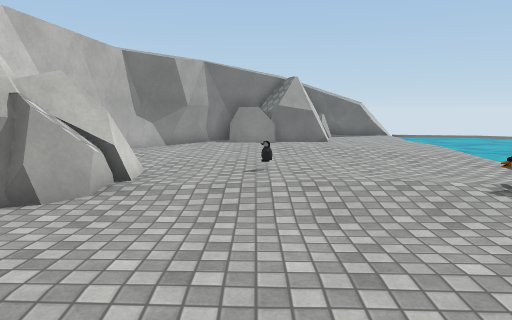
[1] (above)

13 first-person views from a walk through a scene from a Unity 3-D project. The camera is 1.5 m above the floor, tilts 8° down and sees 70° across. The floor is counted in squares, 1 m on a side. Each view is taken from the middle of a square. On the plan, view 1 faces up. The plan holds only what a view shows up to about 16 squares ahead; the rest is blank. The place goes on beyond the plan. Surface patterns are stand-ins for the level's own textures.

[2]
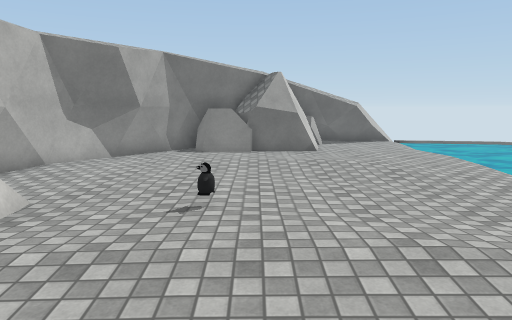

[3]
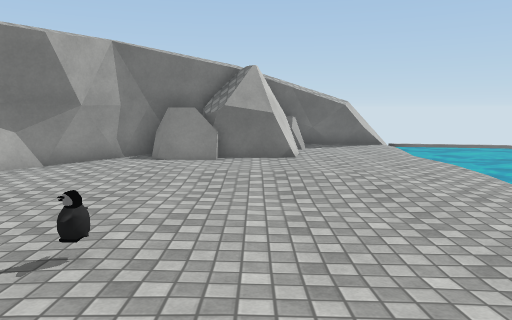

[4]
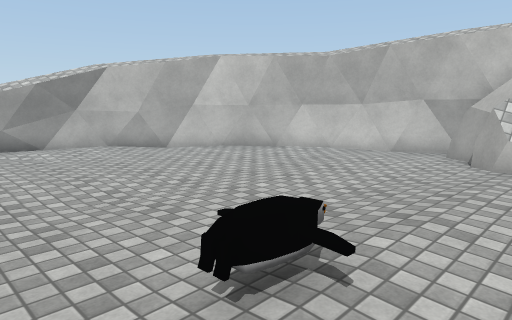

[5]
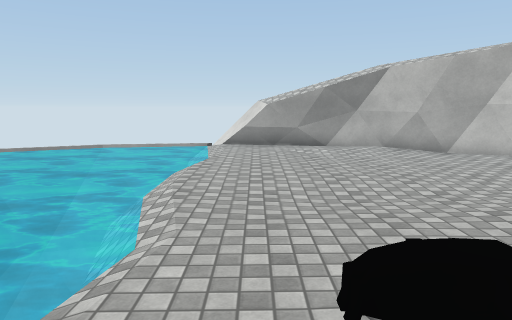

[6]
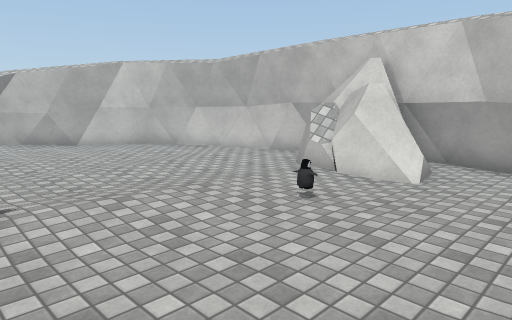

[7]
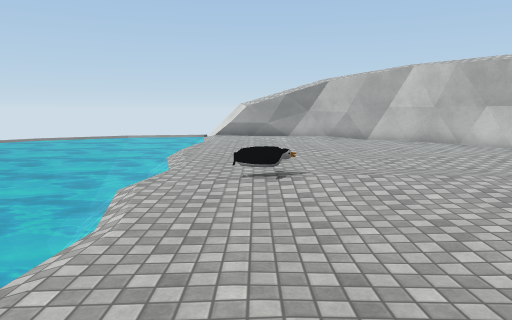

[8]
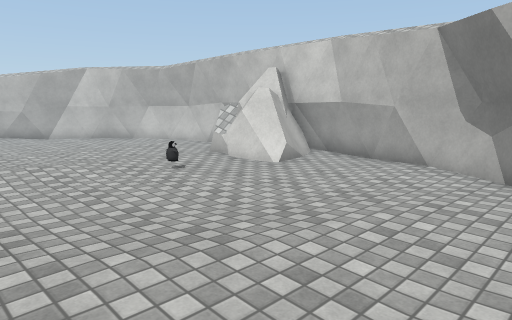

[9]
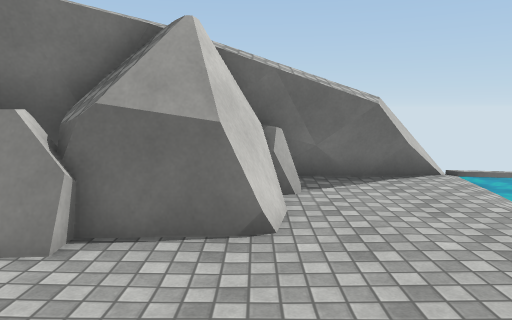

[10]
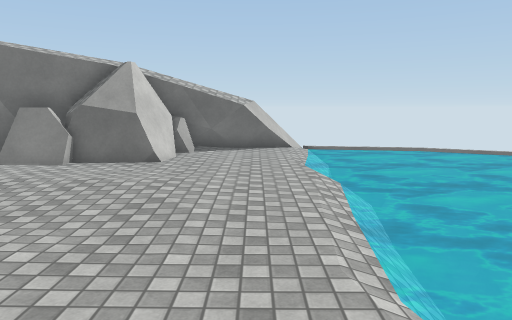

[11]
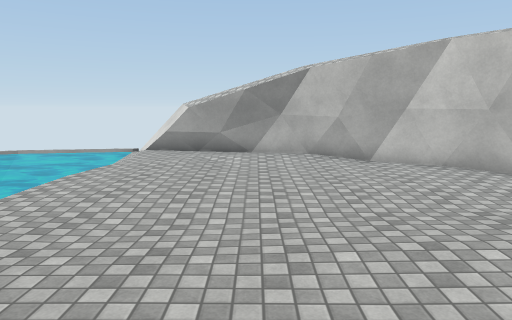

[12]
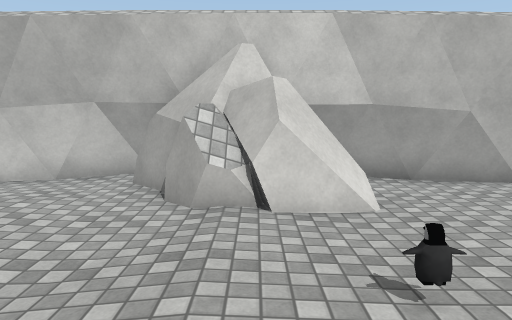

[13]
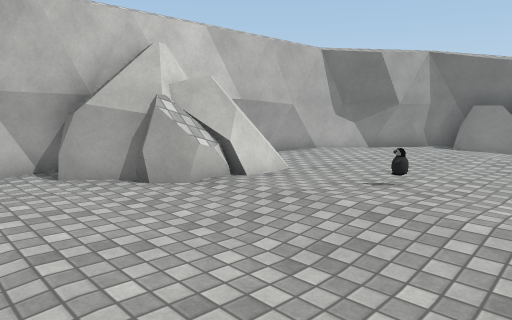

### Floor plan
Key: @ floor where view 1 was taken; # wall or solid block; x gap in a wall; . main floor; : floor 0.25 m higher than the main floor; - floor 0.25 m lower than the main floor; ~ water the walk can cross; ≈ water the walk keeps out of; O other object.
Columns run from 6 left of view 1 to 9 right of it. Each row starts with its distance up from view 1.
 21             #x≈≈
 20          ####.-≈
 19          O#...~≈
 18      ##OOO....~≈
 17     ##OOOO....≈≈
 16    ##OOO......~≈
 15   ##..........~≈
 14  ##...........~≈
 13  #.......::...~≈
 12  #............≈≈
 11  #............≈≈
 10 ##............≈≈
  9 ##OO..........≈≈
  8 #OOO..O.......≈≈
  7 O OO..::::....~≈
  6 O OO...::::O..~≈
  5 #OO...........~≈
  4 #O............≈≈
  3 #.............~≈
  2 ##............~≈
  1  #.............≈
  0  #....@........≈
 -1  ##............≈
 -2   ##..........-≈
 -3    ##.........~≈
 -4     ##........~≈
 -5      ###......~≈
 -6        ####...~≈
 -7          ####.-≈
 -8             ##-≈

Positions as (right, up) in squares from view 1, and headings:
1: (0, 0), facing up
2: (1, 3), facing up
3: (2, 5), facing up
4: (7, 8), facing down-left
5: (6, 8), facing down
6: (5, 12), facing down-left
7: (5, 14), facing down
8: (5, 16), facing down-left
9: (3, 12), facing up
10: (6, 6), facing up
11: (3, 7), facing down
12: (3, 7), facing left
13: (3, 2), facing up-left
